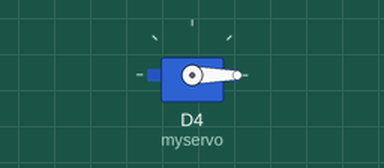
Simulated run of this sketch. Board: ESP8266 (NodeMCU). Parts: servo.

Above: at 0.05 s.
Timing chart, 0 to 4.6 s (numbered marks = the images above):
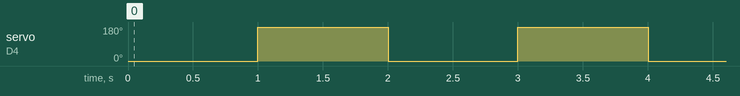

The sketch:

basic_servo_motor_control.ino
```cpp
#include <Servo.h>

Servo myservo;
void setup() {
  myservo.attach(D4);
}

void loop() {
  myservo.write(0);
  delay(1000);
  myservo.write(180);
  delay(1000);
}
```

Measured:
- by itself, servo on D4 (myservo): alternates 180° for 1.0 s and 0° for 1.0 s
